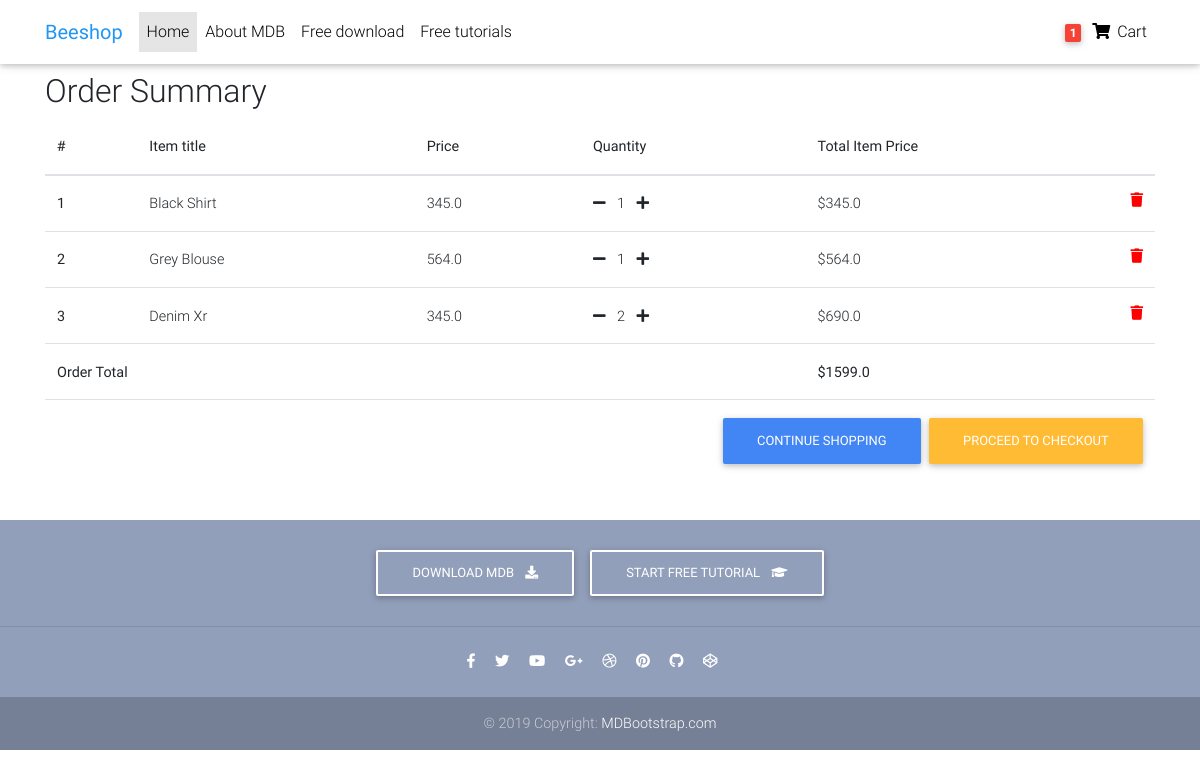
The app's page /order-summary/ (signed in), older data.
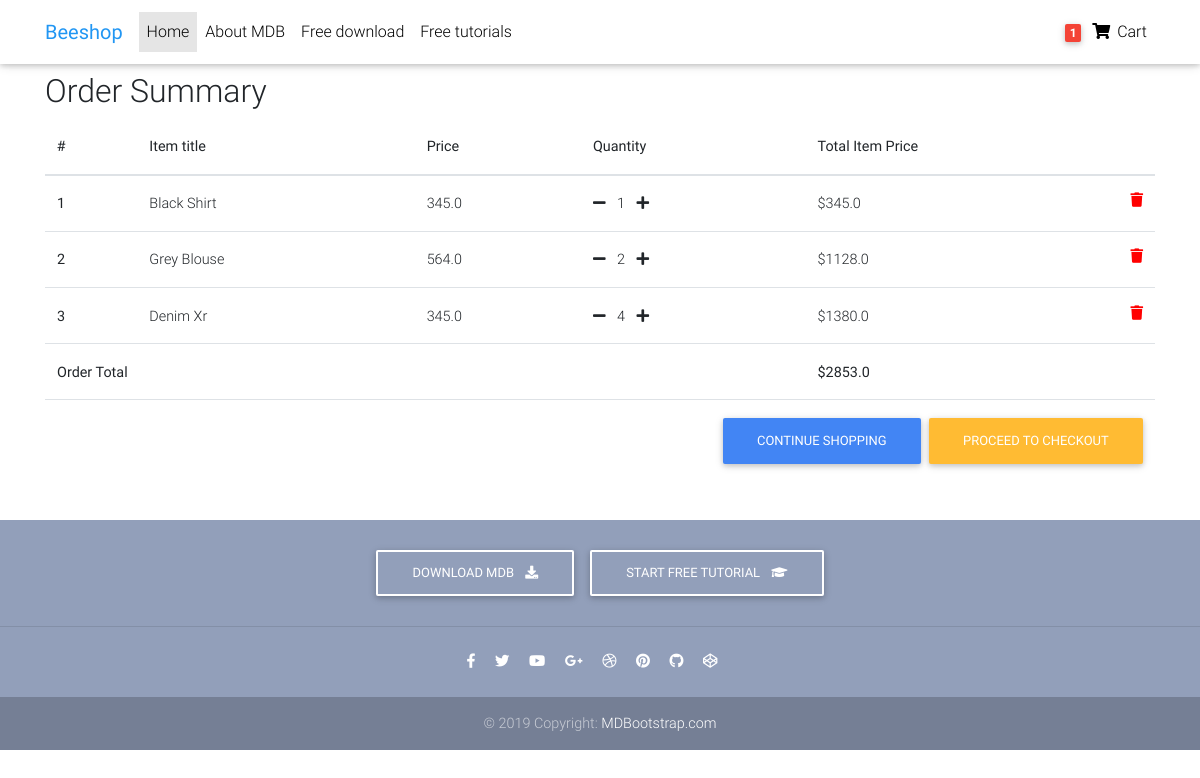
The same page, newer data.
### shop/models.py (models this page shows, shortened)
class OrderItem(models.Model):
    user = models.ForeignKey(settings.AUTH_USER_MODEL,
                             on_delete=models.CASCADE)
    ordered = models.BooleanField(default=False)
    item = models.ForeignKey(Item, on_delete=models.CASCADE)
    quantity = models.PositiveIntegerField(default=1)
    def get_total_item_price(self):
        return self.quantity * self.item.price
    def get_final_price(self):
        if self.item.discount_price:
            return self.get_total_discount_item_price()
        return self.get_total_item_price()

class Item(models.Model):
    title = models.CharField(max_length=100)
    price = models.FloatField()
    discount_price = models.FloatField(blank=True, null=True)
    category = models.CharField(choices=CATEGORY_CHOICES, max_length=2)
    label = models.CharField(choices=LABEL_CHOICES, max_length=1)
    slug = models.SlugField()
    description = models.TextField()
    image = models.ImageField()

class Order(models.Model):
    user = models.ForeignKey(settings.AUTH_USER_MODEL,
                             on_delete=models.CASCADE)
    ref_code = models.CharField(max_length=20, blank=True, null=True)
    items = models.ManyToManyField(OrderItem)
    start_date = models.DateTimeField(auto_now_add=True)
    ordered_date = models.DateTimeField()
    ordered = models.BooleanField(default=False)
    shipping_address = models.ForeignKey(
        'Address', related_name='shipping_address', on_delete=models.SET_NULL, blank=True, null=True)
    billing_address = models.ForeignKey(
        'Address', related_name='billing_address', on_delete=models.SET_NULL, blank=True, null=True)
    payment = models.ForeignKey(
        'Payment', on_delete=models.SET_NULL, blank=True, null=True)
    coupon = models.ForeignKey(
        'Coupon', on_delete=models.SET_NULL, blank=True, null=True)
    being_delivered = models.BooleanField(default=False)
    received = models.BooleanField(default=False)
    refund_requested = models.BooleanField(default=False)
    refund_granted = models.BooleanField(default=False)
    '''
    1. Item added to cart
    2. Adding a billing address
    (Failed checkout)
    3. Payment
    (Preprocessing, processing, packaging etc.)
    4. Being delivered
    5. Received
    6. Refunds
    '''
    def get_total(self):
        total = 0
        for order_item in self.items.all():
            total += order_item.get_final_price()
        if self.coupon:
            total -= self.coupon.amount
        return total

### shop/views.py (the view)
# urls.py: path('order-summary/', OrderSummaryView.as_view(), name='order-summary'),
class OrderSummaryView(LoginRequiredMixin, View):
    def get(self, *args, **kwargs):
        try:
            order = Order.objects.get(user=self.request.user, ordered=False)
            context = {
                'object': order
            }
            return render(self.request, 'order_summary.html', context)
        except ObjectDoesNotExist:
            messages.warning(self.request, "You do not have an active order")
            return redirect("/")

### templates/order_summary.html (shortened to what this page needs)
{% extends "base.html" %} {% block content %}
<main>
  <div class="container">
    <div class="table-responsive text-nowrap">
      <h2>Order Summary</h2>
      <table class="table">
        <thead>
          <tr>
            <th scope="col">#</th>
            <th scope="col">Item title</th>
            <th scope="col">Price</th>
            <th scope="col">Quantity</th>
            <th scope="col">Total Item Price</th>
          </tr>
        </thead>
        <tbody>
          {% for order_item in object.items.all %}
          <tr>
            <th scope="row">{{ forloop.counter }}</th>
            <td>{{ order_item.item.title }}</td>
            <td>{{ order_item.item.price }}</td>
            <td>
              <a
                href="{% url 'shop:remove-single-item-from-cart' order_item.item.slug %}"
                ><i class="fas fa-minus mr-2"></i
              ></a>
              {{ order_item.quantity }}
              <a href="{% url 'shop:add-to-cart' order_item.item.slug %}"
                ><i class="fas fa-plus ml-2"></i
              ></a>
            </td>
            <td>
              {% if order_item.item.discount_price %} ${{
              order_item.get_total_discount_item_price }}
              <span class="badge badge-primary"
                >Saving ${{ order_item.get_amount_saved }}</span
              >
              {% else %} ${{ order_item.get_total_item_price }} {% endif %}
              <a
                style="color: red"
                href="{% url 'shop:remove-from-cart' order_item.item.slug %}"
              >
                <i class="fas fa-trash float-right"></i>
              </a>
            </td>
          </tr>
          {% endfor %}  {% if object.get_total %}
          <tr>
            <td colspan="4"><b>Order Total</b></td>
            <td><b>${{ object.get_total }}</b></td>
          </tr>
          <tr>
            <td colspan="5">
              <a class="btn btn-warning float-right ml-2" href="/checkout/"
                >Proceed to checkout</a
              >
              <a class="btn btn-primary float-right" href="/"
                >Continue shopping</a
              >
            </td>
          </tr>
          {% endif %}
        </tbody>
      </table>
    </div>
  </div>
</main>
{% endblock content %}

### templates/base.html (shortened to what this page needs)
{% load static %}
<!DOCTYPE html>
<html lang="en">
<head>
  <link
      rel="stylesheet"
      href="https://use.fontawesome.com/releases/v5.11.2/css/all.css"
    />
    <link href="{% static 'css/bootstrap.min.css'%}" rel="stylesheet">
    <link href="{% static 'css/mdb.min.css'%}" rel="stylesheet">
    <link href="{% static 'css/style.min.css'%}" rel="stylesheet">
</head>
<body>
    {% include "navbar.html" %}
    <div class="mt-5 pt-4">
    </div>
    {% block content %}
    {% endblock content %}
     {% include "footer.html" %}
</body>
</html>

### templates/navbar.html (shortened to what this page needs)
<nav
class="navbar fixed-top navbar-expand-lg navbar-light white scrolling-navbar"
>
<div class="container">
  <a
    class="navbar-brand waves-effect"
    href="/"
    target="_blank"
  >
    <strong class="blue-text">Beeshop</strong>
  </a>
  <div class="collapse navbar-collapse" id="navbarSupportedContent">
    <ul class="navbar-nav mr-auto">
      <li class="nav-item active">
        <a class="nav-link waves-effect" href="/"
          >Home
        </a>
      </li>
      <li class="nav-item">
        <a
          class="nav-link waves-effect"
          href="https://mdbootstrap.com/docs/jquery/"
          target="_blank"
          >About MDB</a
        >
      </li>
      <li class="nav-item">
        <a
          class="nav-link waves-effect"
          href="https://mdbootstrap.com/docs/jquery/getting-started/download/"
          target="_blank"
          >Free download</a
        >
      </li>
      <li class="nav-item">
        <a
          class="nav-link waves-effect"
          href="https://mdbootstrap.com/education/bootstrap/"
          target="_blank"
          >Free tutorials</a
        >
      </li>
    </ul>
    <ul class="navbar-nav nav-flex-icons">
      <li class="nav-item">
        <a class="nav-link waves-effect">
          <span class="badge red z-depth-1 mr-1"> 1 </span>
          <i class="fas fa-shopping-cart"></i>
          <span class="clearfix d-none d-sm-inline-block"> Cart </span>
        </a>
      </li>
    </ul>
  </div>
</div>
</nav>

### templates/footer.html
<footer class="page-footer text-center font-small mt-4 wow fadeIn">
    <div class="pt-4">
      <a
        class="btn btn-outline-white"
        href="https://mdbootstrap.com/docs/jquery/getting-started/download/"
        target="_blank"
        role="button"
        >Download MDB
        <i class="fas fa-download ml-2"></i>
      </a>
      <a
        class="btn btn-outline-white"
        href="https://mdbootstrap.com/education/bootstrap/"
        target="_blank"
        role="button"
        >Start free tutorial
        <i class="fas fa-graduation-cap ml-2"></i>
      </a>
    </div>
    <hr class="my-4" />
    <div class="pb-4">
      <a href="https://www.facebook.com/mdbootstrap" target="_blank">
        <i class="fab fa-facebook-f mr-3"></i>
      </a>
      <a href="https://twitter.com/MDBootstrap" target="_blank">
        <i class="fab fa-twitter mr-3"></i>
      </a>
      <a href="https://www.youtube.com/watch?v=7MUISDJ5ZZ4" target="_blank">
        <i class="fab fa-youtube mr-3"></i>
      </a>
      <a
        href="https://plus.google.com/u/0/b/107863090883699620484"
        target="_blank"
      >
        <i class="fab fa-google-plus-g mr-3"></i>
      </a>
      <a href="https://dribbble.com/mdbootstrap" target="_blank">
        <i class="fab fa-dribbble mr-3"></i>
      </a>
      <a href="https://pinterest.com/mdbootstrap" target="_blank">
        <i class="fab fa-pinterest mr-3"></i>
      </a>
      <a
        href="https://github.com/mdbootstrap/bootstrap-material-design"
        target="_blank"
      >
        <i class="fab fa-github mr-3"></i>
      </a>
      <a href="http://codepen.io/mdbootstrap/" target="_blank">
        <i class="fab fa-codepen mr-3"></i>
      </a>
    </div>
    <div class="footer-copyright py-3">
      © 2019 Copyright:
      <a href="https://mdbootstrap.com/education/bootstrap/" target="_blank">
        MDBootstrap.com
      </a>
    </div>
  </footer>

### templates/scripts.html (shortened to what this page needs)
{% load static %}

### templates/base.html (style rules this page uses)
html, body, header, .carousel { height: 60vh; }

Row changes from the older to the newer data that the page shows:
changed OrderItem "Grey Blouse": quantity "1" → "2"; get_total_item_price "564.0" → "1128.0"
changed OrderItem "Denim Xr": quantity "2" → "4"; get_total_item_price "690.0" → "1380.0"
changed through a linked row, Order: get_total "1599.0" → "2853.0"
